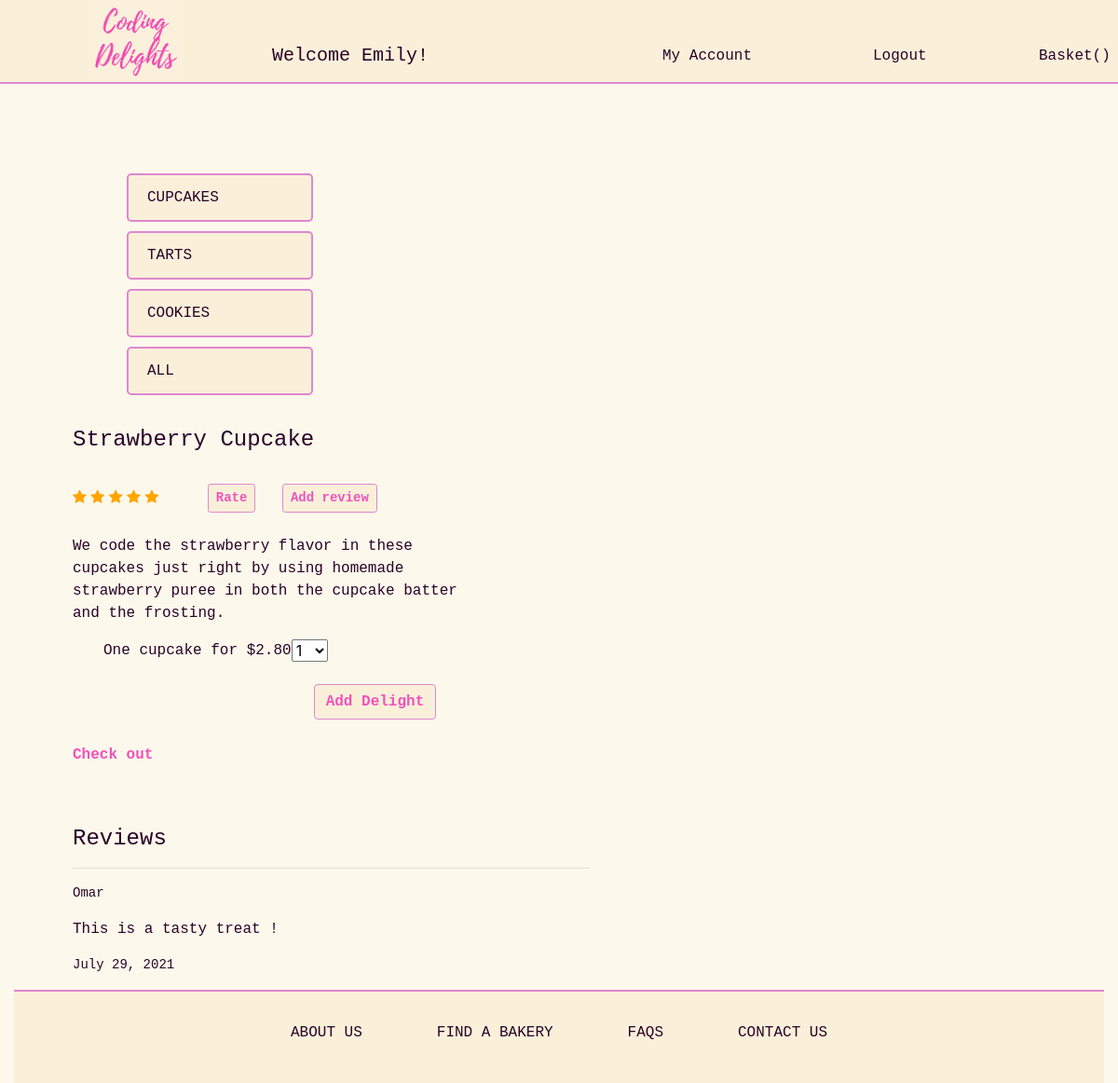
The page /delights/cupcakes/2 (signed in) on the database its author committed.
### delights_app/models.py (models this page shows)
class Delight(models.Model):
    name= models.CharField(max_length=50)
    des= models.TextField()
    image= models.CharField(max_length=255)
    price= models.DecimalField(decimal_places=2, max_digits=6)
    catigory= models.ForeignKey(Catigory, related_name="delights", on_delete=models.CASCADE)
    created_at = models.DateTimeField(auto_now_add=True)
    updated_at= models.DateTimeField(auto_now=True)

class Review(models.Model):
    review= models.TextField()
    uploaded_by= models.ForeignKey('login_app.User', related_name="reviews", on_delete=models.CASCADE)
    review_for= models.ForeignKey(Delight, related_name="delight_reviews", on_delete=models.CASCADE)
    created_at= models.DateTimeField(auto_now_add=True)
    updated_at= models.DateTimeField(auto_now=True)

### login_app/models.py (models this page shows)
class User(models.Model):
    first_name= models.CharField(max_length=50)
    last_name= models.CharField(max_length=50)
    email= models.CharField(max_length=100, unique=True)
    address= models.CharField(max_length=255)
    city= models.CharField(max_length=50)
    state= models.CharField(max_length=2)
    password= models.CharField(max_length=60)
    created_at= models.DateTimeField(auto_now_add=True)
    updated_at= models.DateTimeField(auto_now=True)
    objects = UserManager()

### delights_app/views.py (the view)
# urls.py: path('cupcakes/<int:cupcake_id>', views.cupcake),
def cupcake(request, cupcake_id):
    if 'user_id' not in request.session:
        return redirect('/login')
    cupcake_ratings= Delight.objects.get(id= cupcake_id).delight_ratings.all()
    if not cupcake_ratings:
        round_rate= 0
    else:
        rate= cupcake_ratings.aggregate(rate= Avg('rating'))
        print(rate)
        x= rate
        y= x['rate']
        round_rate= round(y*2)/2
    context={
        'cupcake': Delight.objects.get(id= cupcake_id),
        'rate': round_rate,
    }
    return render(request, 'cupcake.html', context)

### delights_app/templates/cupcake.html (shortened to what this page needs)
<!DOCTYPE html>
<html lang="en">
<head>
    <link rel="stylesheet" href="https://stackpath.bootstrapcdn.com/bootstrap/4.5.2/css/bootstrap.min.css"
>
    <link rel="stylesheet" href="https://cdnjs.cloudflare.com/ajax/libs/font-awesome/4.7.0/css/font-awesome.min.css">
    {% load static %}
    <link rel="stylesheet" href="{% static 'css/style.css' %}">
    <link rel="stylesheet" href="{% static 'css/star.css' %}">
</head>
<body>
    <div class="main_container container-fluid" style="background-color: #fdf8ec">
        <div style="background-color: #faf0da; border-bottom:rgb(222, 135, 208) 2px solid" class="row mb-5">
            <div class="col-6 ml-5">
                <div class="row">
                    <img class="mx-5" src="{% static 'img/delight_logo.png' %}" alt="" style="width: 100px;">
                    <h5 class="ml-5 mt-5 monospace">Welcome {{request.session.first_name}}!</h5>
                </div>
            </div>
            <div class="col d-flex">
                <a class=" float-right mt-5 ml-5 monospace" href="/delights/{{request.session.user_id}}">My Account</a>
            </div>
            <div class="col d-flex">
                <a class="float-right mt-5 ml-5 monospace" href="/delights/logout">Logout</a>
            </div>
            <div class="col-1 d-flex">
                <p class="mt-5 monospace">Basket({{request.session.basket}})</p>
            </div>
        </div>
        <div class="row m-5">
            <div class="col-2 mx-5">
                <div class="mt-5" id="catigory" >
                    <a href="/delights/cupcakes" style="border: 2px solid rgb(222, 135, 208); border-radius: 5px;"
                        class="list-group-item list-group-item-action monospace link">CUPCAKES</a>
                    <a href="/delights/tarts" style="border: 2px solid rgb(222, 135, 208); border-radius: 5px;"
                        class="list-group-item list-group-item-action monospace link">TARTS</a>
                    <a href="/delights/cookies" style="border: 2px solid rgb(222, 135, 208); border-radius: 5px;"
                        class="list-group-item list-group-item-action monospace link">COOKIES</a>
                    <a href="/delights/all" style="border: 2px solid rgb(222, 135, 208); border-radius: 5px;"
                        class="list-group-item list-group-item-action monospace link">ALL</a>
                </div>
            </div>
            <div class="col-4 mt-4 img-fluid rounded mx-auto d-block">
            </div>
            <div class="col-5 content-start">
                <h4 class="monospace mt-4">{{cupcake.name}}</h4>
                <div class="my-4 rate_block">
                    {% if rate == 0 %}
                    <span class="fa fa-star-o checked"></span>
                    <span class="fa fa-star-o checked"></span>
                    <span class="fa fa-star-o checked"></span>
                    <span class="fa fa-star-o checked"></span>
                    <span class="fa fa-star-o checked"></span>
                    {% elif rate == 1 %}
                    <span class="fa fa-star checked"></span>
                    <span class="fa fa-star-o checked"></span>
                    <span class="fa fa-star-o checked"></span>
                    <span class="fa fa-star-o checked"></span>
                    <span class="fa fa-star-o checked"></span>
                    {% elif rate == 1.5 %}
                    <span class="fa fa-star checked"></span>
                    <span class="fa fa-star-half-full checked"></span>
                    <span class="fa fa-star-o checked"></span>
                    <span class="fa fa-star-o checked"></span>
                    <span class="fa fa-star-o checked"></span>
                    {% elif rate == 2 %}
                    <span class="fa fa-star checked"></span>
                    <span class="fa fa-star checked"></span>
                    <span class="fa fa-star-o checked"></span>
                    <span class="fa fa-star-o checked"></span>
                    <span class="fa fa-star-o checked"></span>
                    {% elif rate == 2.5 %}
                    <span class="fa fa-star checked"></span>
                    <span class="fa fa-star checked"></span>
                    <span class="fa fa-star-half-full checked"></span>
                    <span class="fa fa-star-o checked"></span>
                    <span class="fa fa-star-o checked"></span>
                    {% elif rate == 3 %}
                    <span class="fa fa-star checked"></span>
                    <span class="fa fa-star checked"></span>
                    <span class="fa fa-star checked"></span>
                    <span class="fa fa-star-o checked"></span>
                    <span class="fa fa-star-o checked"></span>
                    {% elif rate == 3.5 %}
                    <span class="fa fa-star checked"></span>
                    <span class="fa fa-star checked"></span>
                    <span class="fa fa-star checked"></span>
                    <span class="fa fa-star-half-full checked"></span>
                    <span class="fa fa-star-o checked"></span>
                    {% elif rate == 4 %}
                    <span class="fa fa-star checked"></span>
                    <span class="fa fa-star checked"></span>
                    <span class="fa fa-star checked"></span>
                    <span class="fa fa-star checked"></span>
                    <span class="fa fa-star-o checked"></span>
                    {% elif rate == 4.5 %}
                    <span class="fa fa-star checked"></span>
                    <span class="fa fa-star checked"></span>
                    <span class="fa fa-star checked"></span>
                    <span class="fa fa-star checked"></span>
                    <span class="fa fa-star-half-full checked"></span>
                    {% elif rate == 5 %}
                    <span class="fa fa-star checked"></span>
                    <span class="fa fa-star checked"></span>
                    <span class="fa fa-star checked"></span>
                    <span class="fa fa-star checked"></span>
                    <span class="fa fa-star checked"></span>
                    {% endif %}
                </div>
                <div class="m-4 rate_block">
                <button type="button" class="btn one btn-sm mx-4" data-bs-toggle="modal" data-bs-target="#rate">
                    Rate
                </button>
                <button type="button" class="btn one btn-sm" data-bs-toggle="modal" data-bs-target="#review">
                    Add review
                </button>
                </div>
                <p class="monospace">{{cupcake.des}}</p>
                <div class="row">
                    <p class="monospace ml-5">One cupcake for ${{cupcake.price}}</p>
                    <form action="/delights/add_delight/{{cupcake.id}}" method="POST">
                        <select name="qty" id="">
                            <option value="1">1</option>
                        </select><br>
                        <input type="submit" class="one btn m-4" value="Add Delight">
                    </form><br>
                </div>
                <p><a class="check_out" href="/delights/check_out">Check out</a></p>
            </div>
        </div>
        <div class="col-6 ml-5">
            <h4 class="monospace">Reviews</h4>
            {% for review in cupcake.delight_reviews.all %}
            <hr>
            <p class="monospace" style="font-size: 14px;">{{review.uploaded_by.first_name}}</p>
            <p class="monospace">{{review.review}}</p>
            <p class="monospace" style="font-size: 14px;">{{review.created_at|date:"F d, Y"}}</p>
            {% endfor %}
        </div>
        <div style="background-color: #faf0da; border-top: rgb(222, 135, 208) 2px solid; height: 100PX;">
            <ul class="nav justify-content-center">
                <li class="nav-item">
                    <a class="nav-link active monospace m-4" aria-current="page" href="#">ABOUT US</a>
                </li>
                <li class="nav-item">
                    <a class="nav-link monospace m-4" href="#">FIND A BAKERY</a>
                </li>
                <li class="nav-item">
                    <a class="nav-link monospace m-4" href="#">FAQS</a>
                </li>
                <li class="nav-item">
                    <a class="nav-link monospace m-4" href="#" tabindex="-1" aria-disabled="true">CONTACT US</a>
                </li>
            </ul>
        </div>
    </div>
</body>
</html>

### delights_app/static/css/style.css (style rules this page uses)
.monospace { font-family: monospace; color: rgb(41, 2, 39); }
#catigory { width: 200px; }
.link { background-color: #faf0da; margin: 10px; }
.one { border: solid rgb(222, 135, 208) 1px; color: #F152BC; background-color: #faf0da; font-family: 'Courier New', Courier, monospace; font-weight: bolder; }
.check_out { color: #F152BC; font-weight: bolder; font-family: 'Courier New', Courier, monospace; }
.rate_block { display: inline-block; }

### delights_app/static/css/star.css (style rules this page uses)
.checked { color: orange; }

### rows shown on the page
Delight: name "Strawberry Cupcake", des "We code the strawberry flavor in these cupcakes just right by using homemade strawberry puree in both the cupcake batter and the frosting.", price "2.80"
Review: uploaded_by.first_name "Omar", review "This is a tasty treat !", created_at "July 29, 2021"

### other values the page prints
{{ request.session.first_name }} "Emily"
